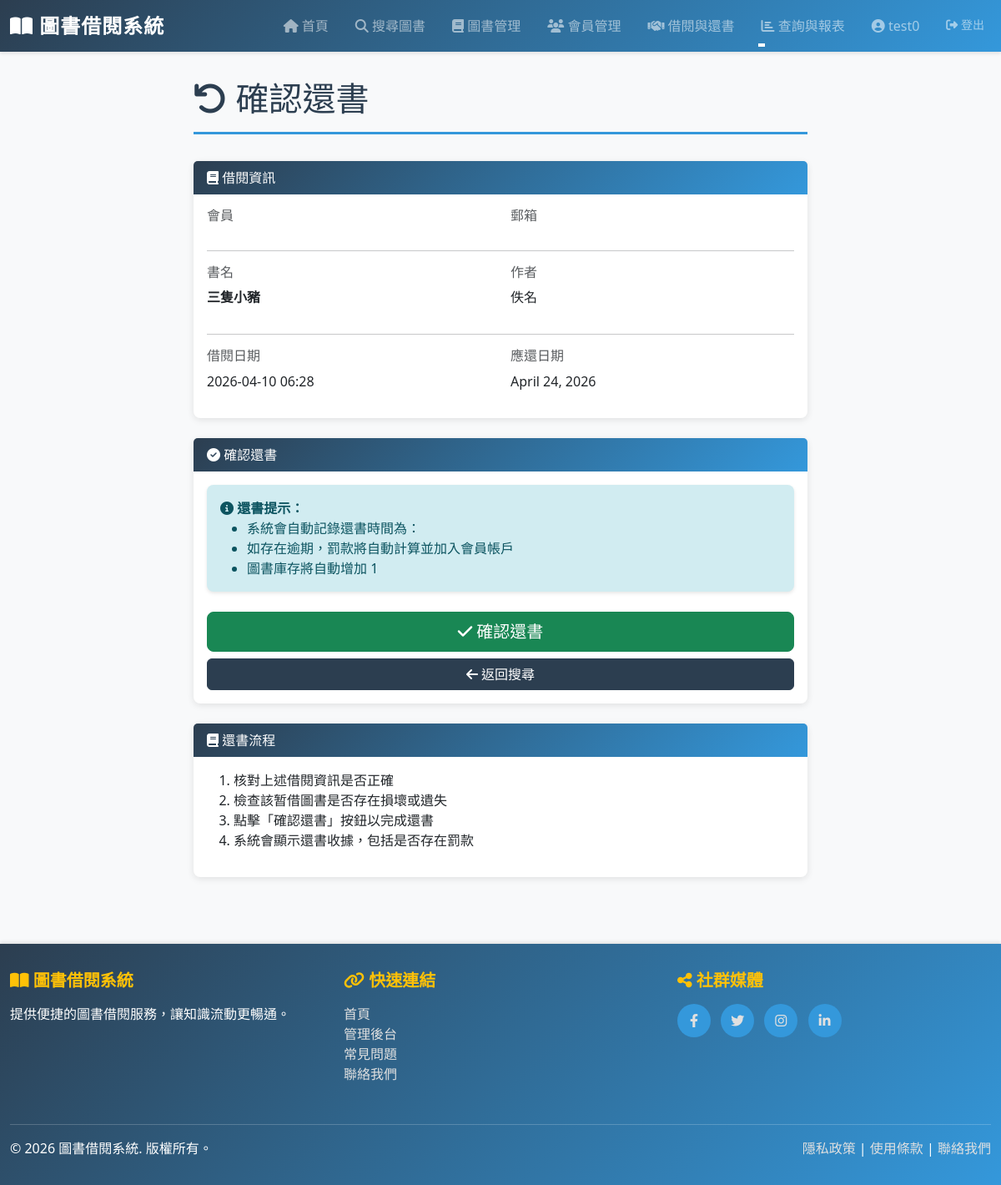
The app's page /borrow/2/return/ (signed in) with its own data.
### library/models.py (models this page shows, shortened)
class Book(models.Model):
    STATUS_CHOICES = [
        ('available', '上架'),
        ('unavailable', '下架'),
    ]
    title = models.CharField(
        max_length=200,
        verbose_name='書名',
        help_text='圖書標題'
    )
    author = models.CharField(
        max_length=100,
        verbose_name='作者',
        help_text='圖書作者名稱'
    )
    isbn = models.CharField(
        max_length=20,
        unique=True,
        verbose_name='ISBN',
        help_text='國際標準書號'
    )
    publisher = models.CharField(
        max_length=100,
        verbose_name='出版商',
        help_text='圖書出版社'
    )
    category = models.CharField(
        max_length=50,
        verbose_name='分類',
        help_text='圖書分類（如：文學、歷史、科技等）'
    )
    created_date = models.DateTimeField(
        auto_now_add=True,
        verbose_name='建檔日期',
        help_text='圖書建檔時間'
    )
    total_quantity = models.IntegerField(
        default=1,
        verbose_name='總數量',
        help_text='圖書館購入該書的總冊數'
    )
    available_quantity = models.IntegerField(
        default=1,
        verbose_name='庫存數量',
        help_text='該書目前可借用的冊數'
    )
    status = models.CharField(
        max_length=20,
        choices=STATUS_CHOICES,
        default='available',
        verbose_name='狀態',
        help_text='圖書當前狀態（上架/下架）'
    )
    class Meta:
        verbose_name = '圖書'
        verbose_name_plural = '圖書'
        ordering = ['-created_date']
        indexes = [
            models.Index(fields=['isbn']),
            models.Index(fields=['category']),
        ]

class BorrowRecord(models.Model):
    STATUS_CHOICES = [
        ('borrowing', '借閱中'),
        ('returned', '已歸還'),
        ('overdue', '已逾期'),
    ]
    member = models.ForeignKey(
        Member,
        on_delete=models.PROTECT,
        verbose_name='會員',
        help_text='借閱會員',
        related_name='borrow_records'
    )
    book = models.ForeignKey(
        Book,
        on_delete=models.PROTECT,
        verbose_name='圖書',
        help_text='被借閱的圖書',
        related_name='borrow_records'
    )
    borrow_date = models.DateTimeField(
        auto_now_add=True,
        verbose_name='借閱日期',
        help_text='借書時間'
    )
    due_date = models.DateField(
        verbose_name='應還日期',
        help_text='應該歸還的日期'
    )
    return_date = models.DateField(
        null=True,
        blank=True,
        verbose_name='實際歸還日期',
        help_text='實際歸還的日期（未歸還則為空）'
    )
    status = models.CharField(
        max_length=20,
        choices=STATUS_CHOICES,
        default='borrowing',
        verbose_name='狀態',
        help_text='借閱狀態（借閱中/已歸還/已逾期）'
    )
    overdue_fine = models.DecimalField(
        max_digits=10,
        decimal_places=2,
        default=0,
        verbose_name='逾期罰款金額',
        help_text='因逾期產生的罰款金額'
    )
    class Meta:
        verbose_name = '借閱紀錄'
        verbose_name_plural = '借閱紀錄'
        ordering = ['-borrow_date']
        indexes = [
            models.Index(fields=['member', 'status']),
            models.Index(fields=['book', 'status']),
        ]

### library/views.py (the view)
    @login_required
    def wrapper(request, *args, **kwargs):
        if not request.user.is_staff:
            messages.error(request, '您沒有權限訪問此頁面。只有管理者可以存取。')
            return redirect('library:home')
        return view_func(request, *args, **kwargs)

### library/views.py (called while the page is built, shortened)
def staff_required(view_func):
    @login_required
    def wrapper(request, *args, **kwargs):
        if not request.user.is_staff:
            messages.error(request, '您沒有權限訪問此頁面。只有管理者可以存取。')
            return redirect('library:home')
        return view_func(request, *args, **kwargs)
    return wrapper

@staff_required
@require_http_methods(["GET", "POST"])
def borrow_return(request, pk):
    borrow_record = get_object_or_404(BorrowRecord, pk=pk)
    if borrow_record.status not in ['borrowing', 'overdue']:
        messages.error(request, '此借閱紀錄已完成，無法再次還書。')
        return redirect('library:borrow_search')
    context = {
        'borrow_record': borrow_record,
        'member': borrow_record.member,
        'book': borrow_record.book,
    }
    return render(request, 'borrow/borrow_return.html', context)

### library/templates/borrow/borrow_return.html (shortened to what this page needs)
{% extends "base.html" %}
{% block content %}
<div class="row">
    <div class="col-md-8 offset-md-2">
        <h1 class="page-title">
            <i class="fas fa-undo"></i> 確認還書
        </h1>
        <div class="card mb-4">
            <div class="card-header">
                <i class="fas fa-book"></i> 借閱資訊
            </div>
            <div class="card-body">
                <div class="row mb-3">
                    <div class="col-md-6">
                        <h6 class="text-muted">會員</h6>
                    </div>
                    <div class="col-md-6">
                        <h6 class="text-muted">郵箱</h6>
                    </div>
                </div>
                <hr>
                <div class="row mb-3">
                    <div class="col-md-6">
                        <h6 class="text-muted">書名</h6>
                        <p><strong>{{ book.title }}</strong></p>
                    </div>
                    <div class="col-md-6">
                        <h6 class="text-muted">作者</h6>
                        <p>{{ book.author }}</p>
                    </div>
                </div>
                <hr>
                <div class="row">
                    <div class="col-md-6">
                        <h6 class="text-muted">借閱日期</h6>
                        <p>{{ borrow_record.borrow_date|date:"Y-m-d H:i" }}</p>
                    </div>
                    <div class="col-md-6">
                        <h6 class="text-muted">應還日期</h6>
                        <p>
                            {% if borrow_record.due_date < today %}
                                <span class="badge bg-danger">已逾期</span>
                                <strong class="text-danger">{{ borrow_record.due_date }}</strong>
                            {% else %}
                                {{ borrow_record.due_date }}
                            {% endif %}
                        </p>
                    </div>
                </div>
            </div>
        </div>
        <div class="card mb-4">
            <div class="card-header">
                <i class="fas fa-check-circle"></i> 確認還書
            </div>
            <div class="card-body">
                <form method="post" novalidate>
                    <div class="alert alert-info">
                        <i class="fas fa-info-circle"></i>
                        <strong>還書提示：</strong>
                        <ul class="mb-0">
                            <li>系統會自動記錄還書時間為：<strong>{{ today }}</strong></li>
                            <li>如存在逾期，罰款將自動計算並加入會員帳戶</li>
                            <li>圖書庫存將自動增加 1</li>
                        </ul>
                    </div>
                    <div class="d-grid gap-2">
                        <button type="submit" class="btn btn-success btn-lg">
                            <i class="fas fa-check"></i> 確認還書
                        </button>
                        <a href="{% url 'library:borrow_search' %}" class="btn btn-secondary">
                            <i class="fas fa-arrow-left"></i> 返回搜尋
                        </a>
                    </div>
                </form>
            </div>
        </div>
        <div class="card">
            <div class="card-header">
                <i class="fas fa-book"></i> 還書流程
            </div>
            <div class="card-body">
                <ol>
                    <li>核對上述借閱資訊是否正確</li>
                    <li>檢查該暂借圖書是否存在損壞或遺失</li>
                    <li>點擊「確認還書」按鈕以完成還書</li>
                    <li>系統會顯示還書收據，包括是否存在罰款</li>
                </ol>
            </div>
        </div>
    </div>
</div>
{% endblock %}

### library/templates/base.html (shortened to what this page needs)
<!DOCTYPE html>
<html lang="zh-TW">
<head>
    <link href="https://cdn.jsdelivr.net/npm/bootstrap@5.3.0/dist/css/bootstrap.min.css" rel="stylesheet">
    <link href="https://cdnjs.cloudflare.com/ajax/libs/font-awesome/6.4.0/css/all.min.css" rel="stylesheet">
</head>
<body>
    <nav class="navbar navbar-expand-lg navbar-dark sticky-top">
        <div class="container-fluid">
            <a class="navbar-brand" href="{% url 'library:home' %}">
                <i class="fas fa-book-open"></i> 圖書借閱系統
            </a>
            <div class="collapse navbar-collapse" id="navbarNav">
                <ul class="navbar-nav ms-auto">
                    <li class="nav-item">
                        <a class="nav-link" href="{% url 'library:home' %}">
                            <i class="fas fa-home"></i> 首頁
                        </a>
                    </li>
                    <li class="nav-item">
                        <a class="nav-link" href="{% url 'library:search_book' %}">
                            <i class="fas fa-search"></i> 搜尋圖書
                        </a>
                    </li>
                    {% if request.user.is_staff %}
                    <li class="nav-item">
                        <a class="nav-link" href="{% url 'library:book_list' %}">
                            <i class="fas fa-book"></i> 圖書管理
                        </a>
                    </li>
                    <li class="nav-item">
                        <a class="nav-link" href="{% url 'library:member_list' %}">
                            <i class="fas fa-users"></i> 會員管理
                        </a>
                    </li>
                    <li class="nav-item">
                        <a class="nav-link" href="{% url 'library:borrow_create' %}">
                            <i class="fas fa-handshake"></i> 借閱與還書
                        </a>
                    </li>
                    <li class="nav-item dropdown">
                        <a class="nav-link dropdown-toggle" href="#" id="reportsDropdown" role="button" data-bs-toggle="dropdown" aria-expanded="false">
                            <i class="fas fa-chart-bar"></i> 查詢與報表
                        </a>
                    </li>
                    {% endif %}
                    <li class="nav-item">
                        {% if request.user.is_authenticated %}
                            <span class="nav-link me-2">
                                <i class="fas fa-user-circle"></i> {{ request.user.get_full_name|default:request.user.username }}
                            </span>
                        {% endif %}
                    </li>
                    <li class="nav-item">
                        {% if request.user.is_authenticated %}
                            <a class="nav-link btn btn-outline-light btn-sm ms-2" href="{% url 'logout' %}">
                                <i class="fas fa-sign-out-alt"></i> 登出
                            </a>
                        {% endif %}
                    </li>
                </ul>
            </div>
        </div>
    </nav>
    <main class="main-container">
        <div class="container">
            {% block content %}{% endblock %}
        </div>
    </main>
    <footer>
        <div class="container-fluid">
            <div class="row mb-4">
                <div class="col-md-4 mb-3 mb-md-0">
                    <h5><i class="fas fa-book-open"></i> 圖書借閱系統</h5>
                    <p>提供便捷的圖書借閱服務，讓知識流動更暢通。</p>
                </div>
                <div class="col-md-4 mb-3 mb-md-0">
                    <h5><i class="fas fa-link"></i> 快速連結</h5>
                    <ul class="list-unstyled">
                        <li><a href="/">首頁</a></li>
                        <li><a href="/admin">管理後台</a></li>
                        <li><a href="#">常見問題</a></li>
                        <li><a href="#">聯絡我們</a></li>
                    </ul>
                </div>
                <div class="col-md-4">
                    <h5><i class="fas fa-share-alt"></i> 社群媒體</h5>
                    <div class="social-links">
                        <a href="#" title="Facebook"><i class="fab fa-facebook-f"></i></a>
                        <a href="#" title="Twitter"><i class="fab fa-twitter"></i></a>
                        <a href="#" title="Instagram"><i class="fab fa-instagram"></i></a>
                        <a href="#" title="LinkedIn"><i class="fab fa-linkedin-in"></i></a>
                    </div>
                </div>
            </div>
            <div class="footer-divider">
                <div class="row">
                    <div class="col-md-6">
                        <p class="mb-0">&copy; 2026 圖書借閱系統. 版權所有。</p>
                    </div>
                    <div class="col-md-6 text-md-end">
                        <p class="mb-0">
                            <a href="#">隱私政策</a> |
                            <a href="#">使用條款</a> |
                            <a href="#">聯絡我們</a>
                        </p>
                    </div>
                </div>
            </div>
        </div>
    </footer>
</body>
</html>

### library/templates/base.html (style rules this page uses)
:root { --primary-color: #2c3e50; --secondary-color: #3498db; --accent-color: #e74c3c; }
html { height: 100%; }
body { min-height: 100vh; display: flex; flex-direction: column; background-color: #f8f9fa; }
main { flex: 1; }
.navbar { background: linear-gradient(135deg, var(--primary-color) 0%, var(--secondary-color) 100%); box-shadow: 0 2px 4px rgba(0, 0, 0, 0.1); }
.navbar-brand { font-weight: bold; font-size: 1.5rem; text-transform: uppercase; letter-spacing: 1px; }
.nav-link { margin-left: 1rem; font-weight: 500; position: relative; transition: all 0.3s ease; }
.nav-link::after { content: ''; position: absolute; width: 0; height: 2px; bottom: -5px; left: 0; background-color: #fff; transition: width 0.3s ease; }
.main-container { padding: 2rem 0; min-height: calc(100vh - 200px); }
.page-title { margin-bottom: 2rem; color: var(--primary-color); border-bottom: 3px solid var(--secondary-color); padding-bottom: 1rem; }
.alert { border-radius: 0.5rem; border: none; box-shadow: 0 2px 4px rgba(0, 0, 0, 0.1); margin-bottom: 1.5rem; }
.alert-info { background-color: #d1ecf1; color: #0c5460; }
footer { flex-shrink: 0; background: linear-gradient(135deg, var(--primary-color) 0%, var(--secondary-color) 100%); color: white; padding: 2rem 0; margin-top: 3rem; box-shadow: 0 -2px 4px rgba(0, 0, 0, 0.1); }
footer h5 { font-weight: bold; margin-bottom: 1rem; color: #ffc107; }
footer a { color: #e0e0e0; text-decoration: none; transition: color 0.3s ease; }
.footer-divider { border-top: 1px solid rgba(255, 255, 255, 0.2); margin-top: 2rem; padding-top: 1rem; }
.social-links a { display: inline-block; width: 40px; height: 40px; background-color: var(--secondary-color); border-radius: 50%; text-align: center; line-height: 40px; margin-right: 0.5rem; transition: background-color 0.3s ease; }
.card { border: none; border-radius: 0.5rem; box-shadow: 0 2px 8px rgba(0, 0, 0, 0.1); transition: transform 0.3s ease, box-shadow 0.3s ease; }
.card-header { background: linear-gradient(135deg, var(--primary-color) 0%, var(--secondary-color) 100%); color: white; border: none; border-radius: 0.5rem 0.5rem 0 0; }
.btn-secondary { background-color: var(--primary-color); border-color: var(--primary-color); }
.btn-sm { font-size: 0.875rem; }

### records on screen
Book: title "三隻小豬", author "佚名"
BorrowRecord: borrow_date "2026-04-10 06:28", due_date "April 24, 2026"

### other values on screen
{{ request.user.get_full_name|default:request.user.username }} "test0"
